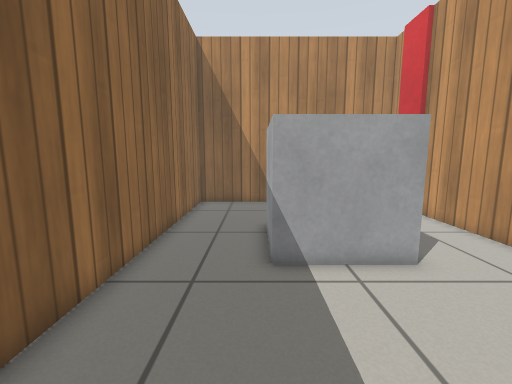
view 1 (above)

16 first-person views from a walk through a robot-simulator world made for Gazebo. The camera is 0.74 m above the floor, tilts 8° down and sees 90° across. The floor is counted in squares, 0.25 m on a side. Each view is taken from the middle of a square. On the plan, view 1 faces up. The plan holds only what a view shows up to about 19 squares ahead; the rest is blank. Robots are left out. Simple patterns stand in for the simulator's built-in surfaces.

view 2
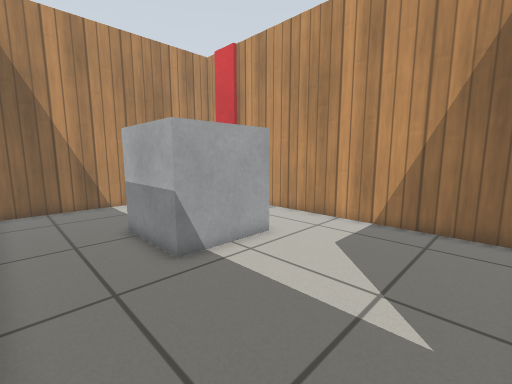

view 3
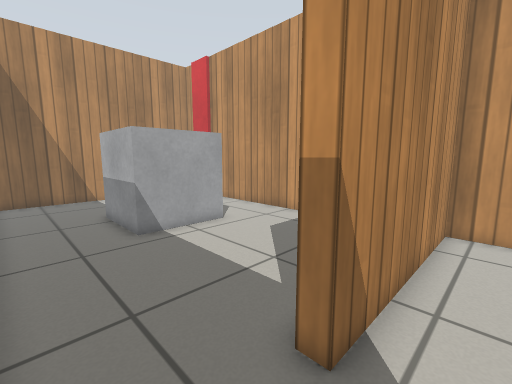

view 4
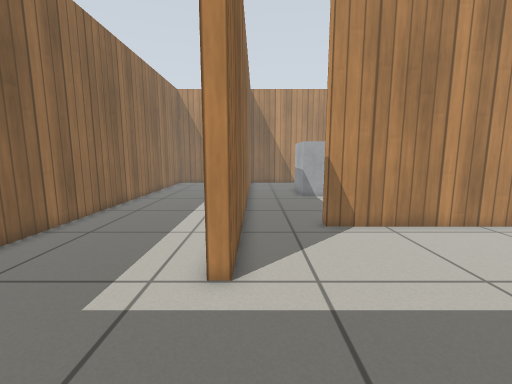

view 5
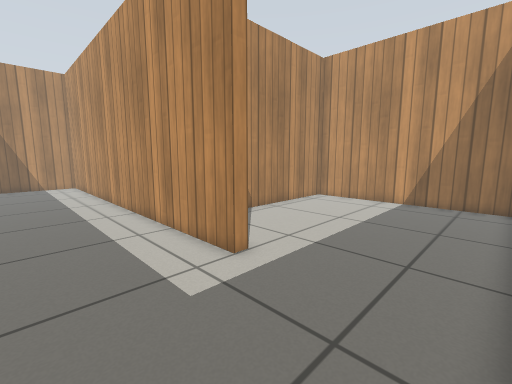

view 6
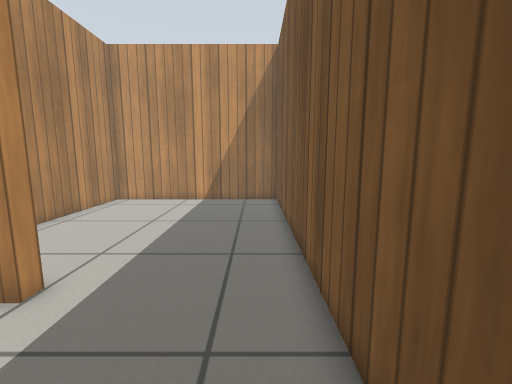

view 7
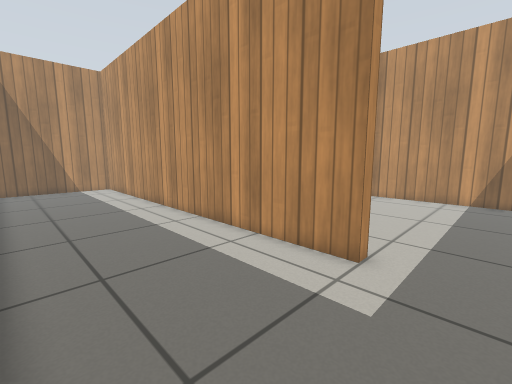

view 8
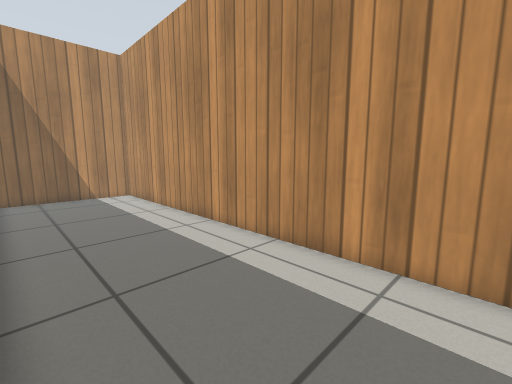

view 9
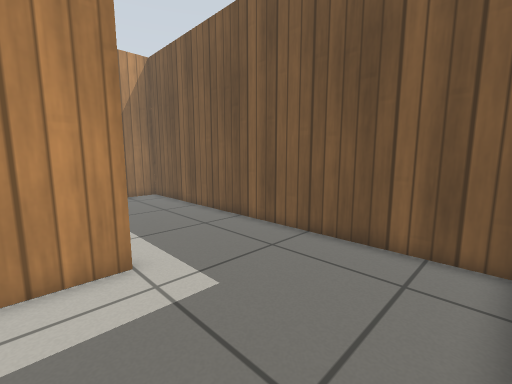

view 10
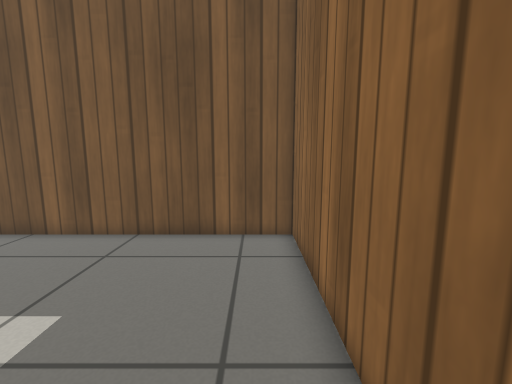

view 11
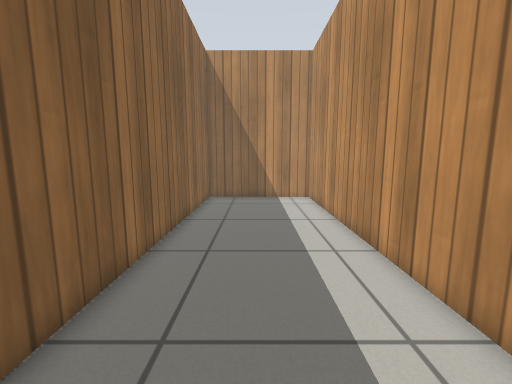

view 12
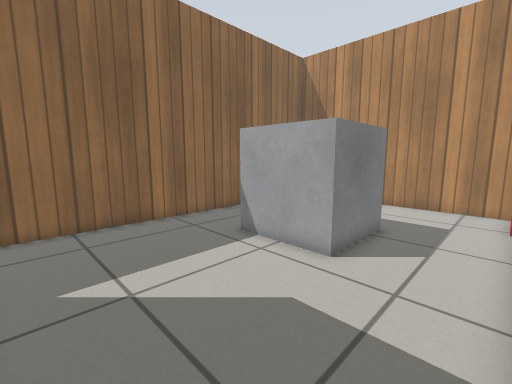

view 13
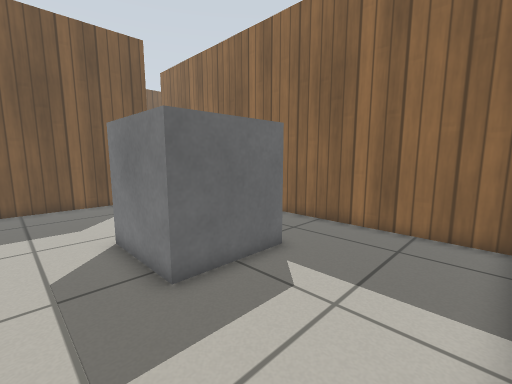

view 14
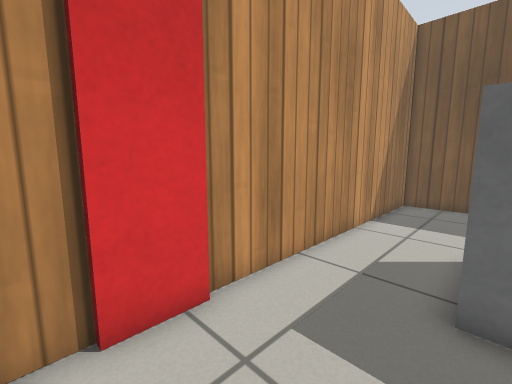

view 15
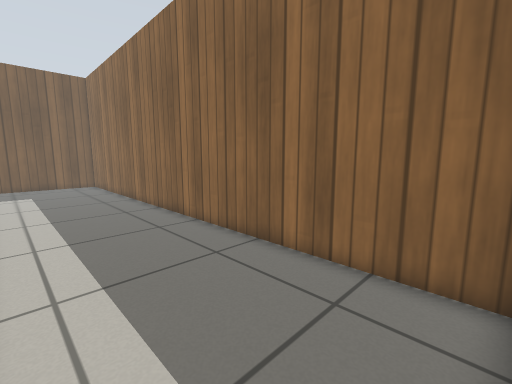

view 16
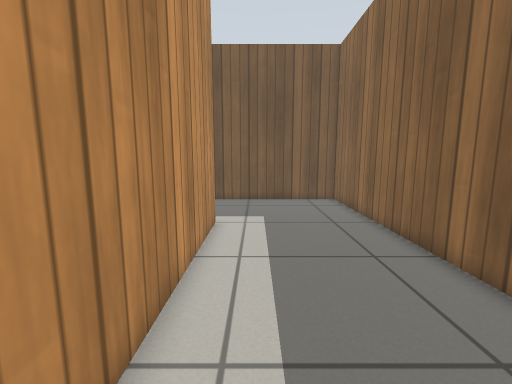

### Floor plan
Key: @ floor where view 1 was taken; # wall or solid block; . floor; B grey box.
Columns run from 12 left of view 1 to 9 right of it. Each row starts with its distance up from view 1.
 17 ######################
 16 #.......#............#
 15 #.......#...........##
 14 #.......#...........##
 13 #.......#............#
 12 #.......#............#
 11 #.......#....BBBB....#
 10 #.......#....B  B....#
  9 #.......#....B  B....#
  8 #.......#....B  B....#
  7 #.......#....BBBB....#
  6 #.......#............#
  5 #.......#............#
  4 #.......#............#
  3 #.......#............#
  2 #.......#............#
  1 #.......#............#
  0 #.......#...@........#
 -1 #.......#...##########
 -2 #.......#............#
 -3 #.......#............#
 -4 #.......#............#
 -5 #.......#............#
 -6 #.......#............#
 -7 #....................#
 -8 #....................#
 -9 #....................#
-10 #....................#
-11 #....................#
-12 #....................#
-13 ######################

Where each view was taken, in squares from view 1:
view 1: 0 up, 0 right, facing up
view 2: 0 up, 3 left, facing up-right
view 3: 3 down, 3 left, facing up-right
view 4: 12 down, 3 left, facing up
view 5: 12 down, 9 left, facing up-right
view 6: 11 down, 9 left, facing right
view 7: 9 down, 11 left, facing up-right
view 8: 4 down, 11 left, facing up-right
view 9: 4 down, 11 left, facing down-right
view 10: 3 down, 10 left, facing down
view 11: 2 down, 8 left, facing up
view 12: 0 up, 8 right, facing up-left
view 13: 16 up, 7 right, facing down-left
view 14: 16 up, 4 right, facing down-right
view 15: 16 up, 5 left, facing down-left
view 16: 5 up, 6 left, facing down
